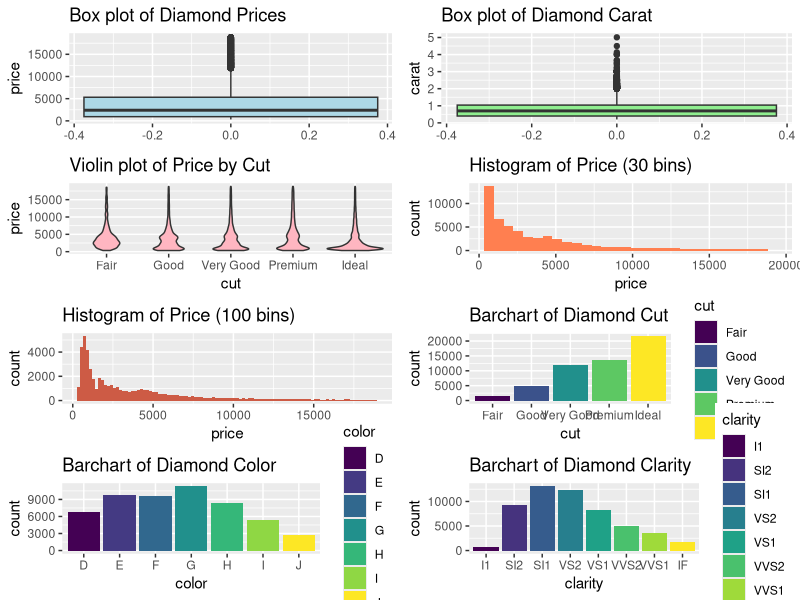
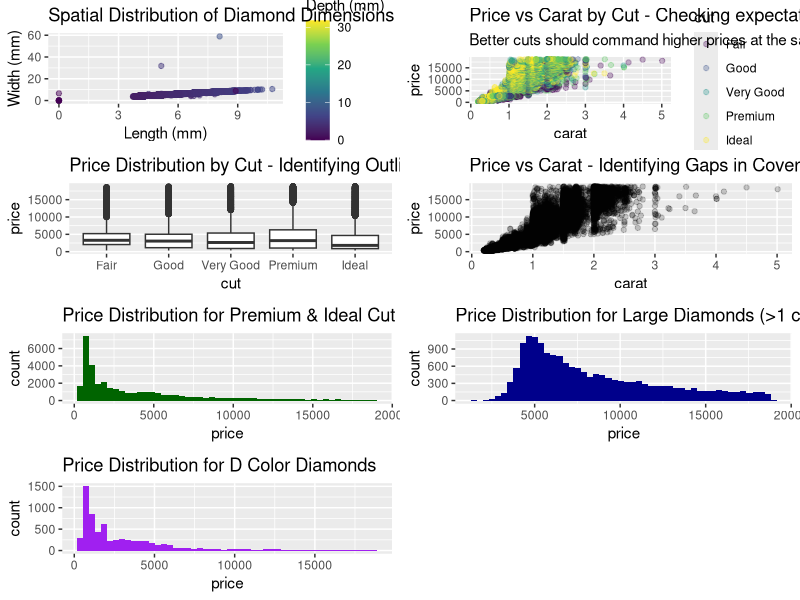

Here is the R script that generated these plots, in order:
# Load necessary libraries
library(ggplot2)
library(dplyr)
library(tidyr)
library(gridExtra)

# Load dataset - using diamonds dataset from ggplot2
data(diamonds)

# 1. Distributions of numerical values
# Creating box plots, violin plots, and histograms with different bin sizes

# Box plots for numerical attributes
p1 <- ggplot(diamonds, aes(y = price)) + 
  geom_boxplot(fill = "lightblue") + 
  labs(title = "Box plot of Diamond Prices")

p2 <- ggplot(diamonds, aes(y = carat)) + 
  geom_boxplot(fill = "lightgreen") + 
  labs(title = "Box plot of Diamond Carat")

# Violin plots
p3 <- ggplot(diamonds, aes(x = cut, y = price)) + 
  geom_violin(fill = "lightpink") + 
  labs(title = "Violin plot of Price by Cut")

# Histograms with different bin sizes
p4 <- ggplot(diamonds, aes(x = price)) + 
  geom_histogram(bins = 30, fill = "coral") + 
  labs(title = "Histogram of Price (30 bins)")

p5 <- ggplot(diamonds, aes(x = price)) + 
  geom_histogram(bins = 100, fill = "coral3") + 
  labs(title = "Histogram of Price (100 bins)")

# 2. Categorical attributes: Barcharts
p6 <- ggplot(diamonds, aes(x = cut, fill = cut)) + 
  geom_bar() + 
  labs(title = "Barchart of Diamond Cut")

p7 <- ggplot(diamonds, aes(x = color, fill = color)) + 
  geom_bar() + 
  labs(title = "Barchart of Diamond Color")

p8 <- ggplot(diamonds, aes(x = clarity, fill = clarity)) + 
  geom_bar() + 
  labs(title = "Barchart of Diamond Clarity")

# 3. Spatial distribution (color-coded dot maps)
# For diamonds, we can create a scatter plot of x vs y dimensions, color-coded by z
p9 <- ggplot(diamonds, aes(x = x, y = y, color = z)) + 
  geom_point(alpha = 0.5) + 
  scale_color_viridis_c() + 
  labs(title = "Spatial Distribution of Diamond Dimensions", 
       x = "Length (mm)", y = "Width (mm)", color = "Depth (mm)")

# 4. Are the distributions consistent with background knowledge?
# Check price distribution by diamond attributes to see if it aligns with expectations
p10 <- ggplot(diamonds, aes(x = carat, y = price, color = cut)) + 
  geom_point(alpha = 0.3) + 
  labs(title = "Price vs Carat by Cut - Checking expectations",
       subtitle = "Better cuts should command higher prices at the same carat")

# 5. Analysis to reveal outliers, gaps in coverage
# Create a boxplot to identify outliers in price
p11 <- ggplot(diamonds, aes(x = cut, y = price)) + 
  geom_boxplot() + 
  labs(title = "Price Distribution by Cut - Identifying Outliers")

# Create a scatterplot to identify gaps in the data
p12 <- ggplot(diamonds, aes(x = carat, y = price)) + 
  geom_point(alpha = 0.2) + 
  labs(title = "Price vs Carat - Identifying Gaps in Coverage")

# 6. Filter for relevant subgroups and look at distributions again
# Filter for high-quality diamonds (Premium and Ideal cuts)
high_quality <- diamonds %>% filter(cut %in% c("Premium", "Ideal"))

p13 <- ggplot(high_quality, aes(x = price)) + 
  geom_histogram(bins = 50, fill = "darkgreen") + 
  labs(title = "Price Distribution for Premium & Ideal Cut Diamonds")

# Filter for larger diamonds (> 1 carat)
large_diamonds <- diamonds %>% filter(carat > 1)

p14 <- ggplot(large_diamonds, aes(x = price)) + 
  geom_histogram(bins = 50, fill = "darkblue") + 
  labs(title = "Price Distribution for Large Diamonds (>1 carat)")

# Filter for specific color category (D - colorless)
d_color_diamonds <- diamonds %>% filter(color == "D")

p15 <- ggplot(d_color_diamonds, aes(x = price)) + 
  geom_histogram(bins = 50, fill = "purple") + 
  labs(title = "Price Distribution for D Color Diamonds")

# Record findings from our analysis
findings <- "
Key Findings from Diamond Dataset Analysis:

1. Numerical Distributions:
   - Diamond prices show right-skewed distribution with most diamonds under $5000
   - Carat weights cluster around common sizes (0.3, 0.5, 0.7, 1.0, etc.)
   
2. Categorical Analysis:
   - Ideal cut is the most common in this dataset
   - Color G and H are most frequent
   - SI1 and VS2 clarity grades dominate
   
3. Spatial Distribution:
   - Diamond dimensions show strong correlation, as expected
   - Larger dimensions generally correspond to higher prices
   
4. Expectation Checks:
   - Better cuts generally command higher prices at same carat, aligning with expectations
   - However, some lower quality cuts have higher prices when carats are higher
   
5. Outliers and Gaps:
   - Price outliers exist in all cut categories
   - There appears to be a gap in the dataset for diamonds between 2-3 carats
   
6. Subgroup Analysis:
   - High-quality diamonds have different price distributions than the overall dataset
   - Large diamonds (>1 carat) show distinct pricing patterns
   - Colorless (D) diamonds command premium pricing across all sizes
"

# Questions for further analysis
questions <- "
Questions for Further Analysis:

1. What factors most strongly predict diamond prices? A multivariate analysis would help.
2. Why do we see gaps in certain carat ranges? Is this a sampling issue or market phenomenon?
3. How have diamond prices changed over time? (Would require temporal data not in this dataset)
4. Are there regional variations in diamond preferences for cut, color, and clarity?
5. How do lab-grown diamonds compare in these attributes to natural diamonds?
"

# Printing and saving
cat(findings)
cat(questions)

# Arrange and view all plots
grid.arrange(p1, p2, p3, p4, p5, p6, p7, p8, nrow = 4)
grid.arrange(p9, p10, p11, p12, p13, p14, p15, nrow = 4)

